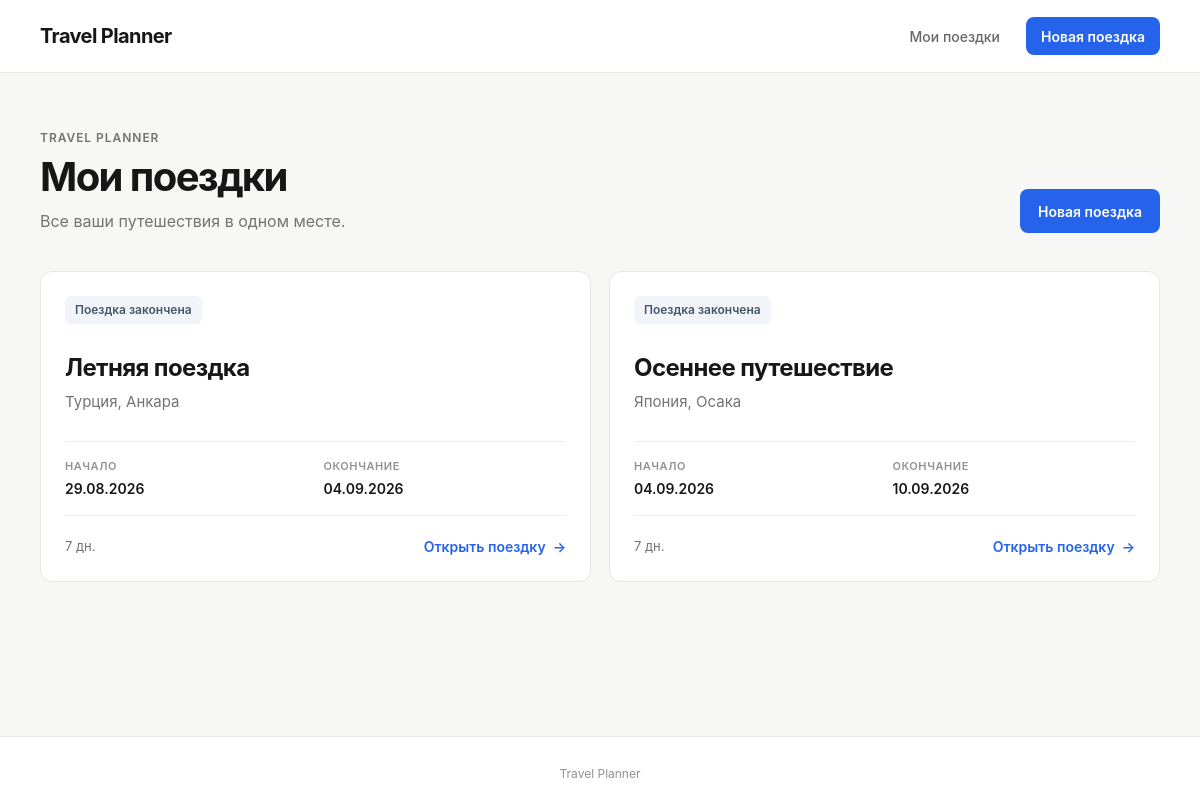
The app's page /, older data.
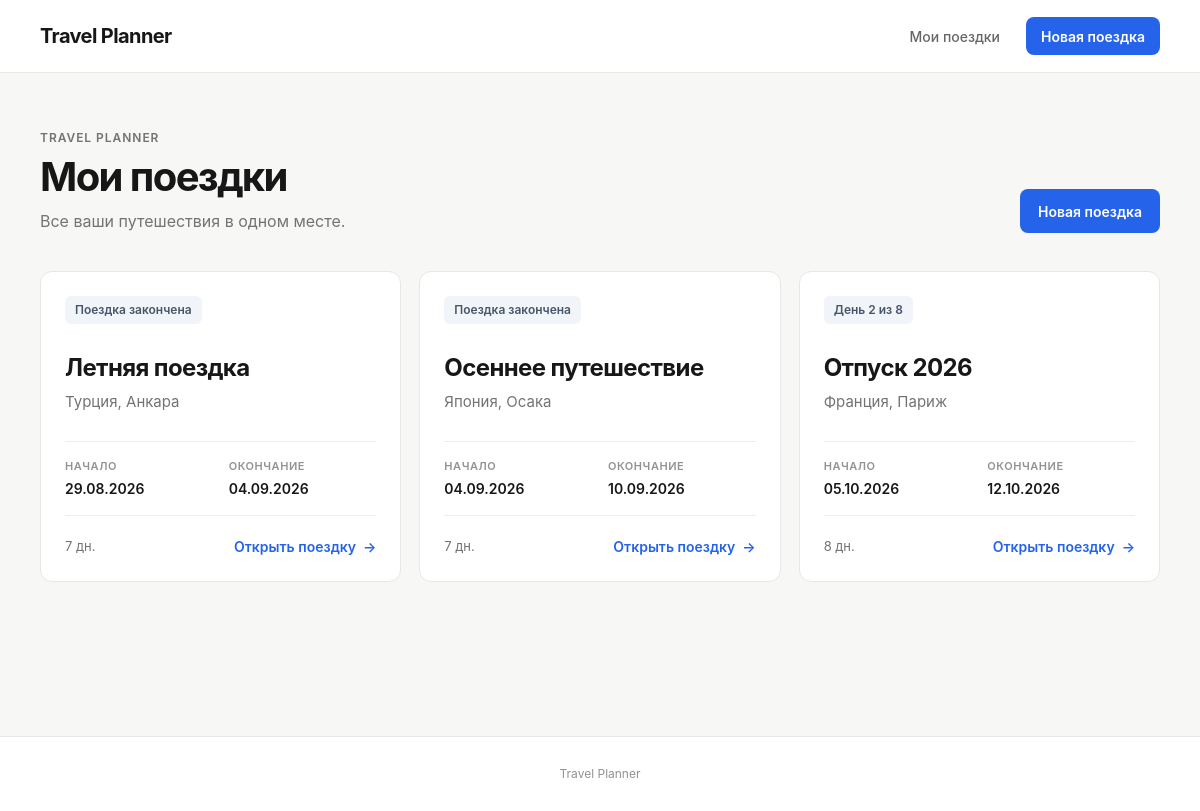
The same page, newer data.
### trips/models.py (models this page shows, shortened)
class Trip(models.Model):
    title = models.CharField(
        max_length=100,
        verbose_name="Название поездки",
    )
    country = models.ForeignKey(
        Country,
        on_delete=models.PROTECT,
        related_name="trips",
        verbose_name="Страна",
    )
    city = models.ForeignKey(
        City,
        on_delete=models.PROTECT,
        related_name="trips",
        verbose_name="Город",
    )
    start_date = models.DateField(
        verbose_name="Дата начала",
    )
    end_date = models.DateField(
        verbose_name="Дата окончания",
    )
    budget = models.IntegerField(
        default=0,
        verbose_name="Бюджет",
    )
    created_at = models.DateTimeField(
        auto_now_add=True,
        verbose_name="Дата создания",
    )
    class Meta:
        ordering = ["start_date"]
        verbose_name = "Поездка"
        verbose_name_plural = "Поездки"
    @property
    def duration_days(self):
        return (self.end_date - self.start_date).days + 1
    @property
    def trip_status(self):
        from datetime import date
        today = date.today()
        if today < self.start_date:
            days_left = (self.start_date - today).days
            if days_left == 1:
                return "Завтра"
            return f"Через {days_left} дней"
        if today > self.end_date:
            return "Поездка закончена"
        current_day = (today - self.start_date).days + 1
        return f"День {current_day} из {self.duration_days}"

class Country(models.Model):
    name = models.CharField(
        max_length=100,
        unique=True,
        verbose_name="Страна",
    )
    class Meta:
        ordering = ["name"]
        verbose_name = "Страна"
        verbose_name_plural = "Страны"

class City(models.Model):
    country = models.ForeignKey(
        Country,
        on_delete=models.CASCADE,
        related_name="cities",
        verbose_name="Страна",
    )
    name = models.CharField(
        max_length=100,
        verbose_name="Город",
    )
    class Meta:
        ordering = ["name"]
        constraints = [
            models.UniqueConstraint(
                fields=["country", "name"],
                name="unique_city_per_country",
            ),
        ]
        verbose_name = "Город"
        verbose_name_plural = "Города"

### trips/views.py (the view)
def trip_list(request):
    trips = Trip.objects.all()
    return render(
        request,
        "trips/trip_list.html",
        {
            "trips": trips,
        },
    )

### trips/templates/trips/trip_list.html (shortened to what this page needs)
{% extends "trips/base.html" %}
{% block content %}
<section class="page-intro">
    <div>
        <p class="eyebrow">
            Travel Planner
        </p>
        <h1>
            Мои поездки
        </h1>
        <p class="subtitle">
            Все ваши путешествия в одном месте.
        </p>
    </div>
    <a
        href="{% url 'trip_create' %}"
        class="button">
        Новая поездка
    </a>
</section>
{% if trips %}
    <section class="trip-grid">
        {% for trip in trips %}
            <article class="trip-card">
                <div class="trip-card-top">
                    <span class="trip-status">
                        {{ trip.trip_status }}
                    </span>
                </div>
                <div class="trip-card-main">
                    <h2>
                        {{ trip.title }}
                    </h2>
                    <p class="trip-location">
                        {{ trip.country.name }},
                        {{ trip.city.name }}
                    </p>
                </div>
                <div class="trip-dates">
                    <div>
                        <span class="trip-meta-label">
                            Начало
                        </span>
                        <strong>
                            {{ trip.start_date|date:"d.m.Y" }}
                        </strong>
                    </div>
                    <div>
                        <span class="trip-meta-label">
                            Окончание
                        </span>
                        <strong>
                            {{ trip.end_date|date:"d.m.Y" }}
                        </strong>
                    </div>
                </div>
                <div class="trip-card-footer">
                    <span class="trip-duration">
                        {{ trip.duration_days }} дн.
                    </span>
                    <a
                        href="{% url 'trip_detail' trip.pk %}"
                        class="card-link">
                        Открыть поездку
                        <span aria-hidden="true">→</span>
                    </a>
                </div>
            </article>
        {% endfor %}
    </section>
{% endif %}
{% endblock %}

### trips/templates/trips/base.html (shortened to what this page needs)
{% load static %}
<!DOCTYPE html>
<html lang="ru">
<head>
    <link
        rel="stylesheet"
        href="{% static 'trips/style.css' %}">
</head>
<body>
<header class="header">
    <div class="container header-inner">
        <a
            href="{% url 'trip_list' %}"
            class="logo">
            Travel Planner
        </a>
        <nav class="navigation">
            <a
                href="{% url 'trip_list' %}"
                class="navigation-link">
                Мои поездки
            </a>
            <a
                href="{% url 'trip_create' %}"
                class="button button-small">
                Новая поездка
            </a>
        </nav>
    </div>
</header>
<main class="main">
    <div class="container">
        {% block content %}
        {% endblock %}
    </div>
</main>
<footer class="footer">
    <div class="container">
        <p>
            Travel Planner
        </p>
    </div>
</footer>
</body>
</html>

### trips/static/trips/style.css (style rules this page uses)
* { box-sizing: border-box; }
html { scroll-behavior: smooth; }
body { margin: 0; font-family: Inter, -apple-system, BlinkMacSystemFont, "Segoe UI", Arial, sans-serif; background: #f7f7f5; color: #171717; line-height: 1.5; }
a { color: inherit; text-decoration: none; }
.container { width: min(1120px, calc(100% - 40px)); margin: 0 auto; }
.header { background: #ffffff; border-bottom: 1px solid #e8e8e5; }
.header-inner { min-height: 72px; display: flex; align-items: center; justify-content: space-between; gap: 30px; }
.logo { font-size: 20px; font-weight: 700; letter-spacing: -0.03em; }
.navigation { display: flex; align-items: center; gap: 26px; }
.navigation-link { color: #666666; font-size: 14px; font-weight: 500; transition: color 0.15s ease; }
.main { min-height: calc(100vh - 137px); padding: 56px 0 80px; }
.page-intro { display: flex; align-items: flex-end; justify-content: space-between; gap: 30px; margin-bottom: 38px; }
.eyebrow { margin: 0 0 8px; color: #737373; font-size: 12px; font-weight: 600; letter-spacing: 0.08em; text-transform: uppercase; }
.page-intro h1 { margin: 0; font-size: 40px; font-weight: 700; line-height: 1.1; letter-spacing: -0.04em; }
.subtitle { margin: 10px 0 0; color: #737373; font-size: 16px; }
.button { display: inline-flex; align-items: center; justify-content: center; min-height: 44px; padding: 0 18px; border: none; border-radius: 8px; background: #2563eb; color: #ffffff; font-size: 14px; font-weight: 600; cursor: pointer; transition: background-color 0.15s ease, transform 0.15s ease; }
.button-small { min-height: 38px; padding: 0 15px; }
.trip-grid { display: grid; grid-template-columns: repeat( auto-fit, minmax(300px, 1fr) ); gap: 18px; }
.trip-card { display: flex; flex-direction: column; min-height: 310px; padding: 24px; background: #ffffff; border: 1px solid #e7e7e4; border-radius: 12px; transition: border-color 0.15s ease, box-shadow 0.15s ease, transform 0.15s ease; }
.trip-card-top { display: flex; align-items: center; justify-content: space-between; margin-bottom: 30px; }
.trip-status { display: inline-flex; align-items: center; min-height: 28px; padding: 0 10px; border-radius: 6px; background: #f1f5f9; color: #475569; font-size: 12px; font-weight: 600; }
.trip-card-main { margin-bottom: 28px; }
.trip-card-main h2 { margin: 0; font-size: 24px; font-weight: 650; line-height: 1.2; letter-spacing: -0.025em; }
.trip-location { margin: 8px 0 0; color: #737373; font-size: 15px; }
.trip-dates { display: grid; grid-template-columns: 1fr 1fr; gap: 16px; padding: 16px 0; border-top: 1px solid #eeeeeb; border-bottom: 1px solid #eeeeeb; }
.trip-dates div { display: flex; flex-direction: column; gap: 3px; }
.trip-meta-label { color: #929292; font-size: 11px; font-weight: 600; text-transform: uppercase; letter-spacing: 0.05em; }
.trip-dates strong { font-size: 14px; font-weight: 600; }
.trip-card-footer { display: flex; align-items: center; justify-content: space-between; gap: 15px; margin-top: auto; padding-top: 20px; }
.trip-duration { color: #737373; font-size: 13px; }
.card-link { display: inline-flex; align-items: center; gap: 7px; color: #2563eb; font-size: 14px; font-weight: 600; transition: gap 0.15s ease; }
.footer { padding: 28px 0; border-top: 1px solid #e8e8e5; background: #ffffff; color: #929292; font-size: 12px; text-align: center; }
.footer p { margin: 0; }

Row changes from the older to the newer data that the page shows:
added Trip: trip_status "День 2 из 8", title "Отпуск 2026", country.name "Франция", city.name "Париж", start_date "05.10.2026", end_date "12.10.2026", duration_days "8"
